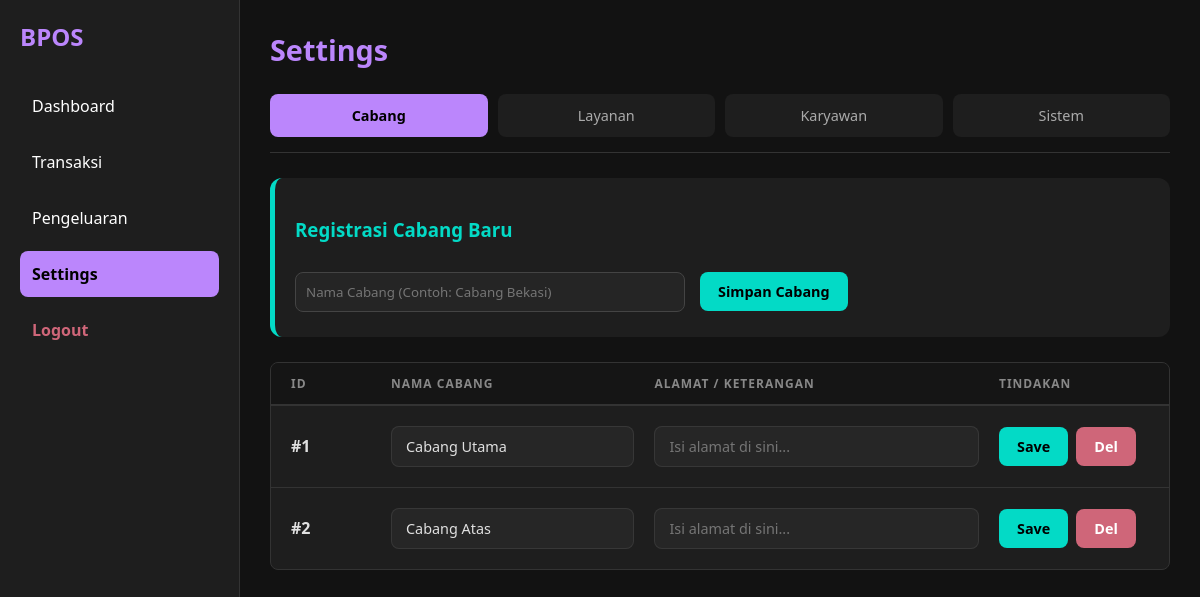
The page /settings.php (signed in) on the database its author committed.
### tables this page shows
CREATE TABLE branches (id INTEGER PRIMARY KEY AUTOINCREMENT, name TEXT, meal_allowance REAL DEFAULT 30000, address VARCHAR(255) DEFAULT '');

### settings.php (the view, shortened to what this page needs)
<?php
include "includes/header.php";
$tab = $_GET["tab"] ?? "branches";
$branches = $db->query("SELECT * FROM branches ORDER BY id ASC")->fetchAll();
?>
<div class="dash-header mb-25"><h1 class="dash-title">Settings</h1></div>
<div class="tabs mb-25">
    <a href="?tab=branches" class="<?=($tab=='branches'?'active':'')?>">Cabang</a>
    <a href="?tab=services" class="<?=($tab=='services'?'active':'')?>">Layanan</a>
    <a href="?tab=capsters" class="<?=($tab=='capsters'?'active':'')?>">Karyawan</a>
    <a href="?tab=profile" class="<?=($tab=='profile'?'active':'')?>">Sistem</a>
</div>
<?php if($tab == "branches"): ?>
    <div class="card card-accent mb-25">
        <h3 class="mt-0 text-accent mb-25">Registrasi Cabang Baru</h3>
        <form method="POST">
            <div class="compact-form">
                <div class="fg flex-2 mb-0"><input type="text" name="n" placeholder="Nama Cabang (Contoh: Cabang Bekasi)" required></div>
                <div class="action-btns flex-1 mb-0"><button name="add_b" class="btn-dash btn-accent w-100">Simpan Cabang</button></div>
            </div>
        </form>
    </div>
    <div class="grid-table">
        <div class="grid-thead gt-cabang">
            <div>ID</div>
            <div>NAMA CABANG</div>
            <div>ALAMAT / KETERANGAN</div>
            <div>TINDAKAN</div>
        </div>
        <?php foreach($branches as $b): ?>
        <form method="POST" class="grid-tr gt-cabang">
            <div class="fw-bold text-muted">#<?=$b['id']?></div>
            <div><input type="text" name="n" value="<?=e($b['name'])?>" class="ghost-input" required></div>
            <div><input type="text" name="addr" value="<?=e($b['address'] ?? '')?>" class="ghost-input" placeholder="Isi alamat di sini..."></div>
            <div class="td-action-group">
                <button type="submit" name="up_b" class="btn-dash btn-accent">Save</button>
                <button type="button" class="btn-dash btn-danger" onclick="showConfirm('Hapus Cabang', 'Yakin ingin menghapus cabang ini secara permanen?', this.closest('form'), 'del_b')">Del</button>
            </div>
        </form>
        <?php endforeach; ?>
    </div>
<?php endif; ?>
<?php include "includes/footer.php"; ?>

### assets/style.css (style rules this page uses)
* { box-sizing: border-box; -webkit-tap-highlight-color: transparent; }
input, button, select { font-family: inherit; }
:root { --bg: #121212; --card: #1e1e1e; --primary: #bb86fc; --text: #e0e0e0; --accent: #03dac6; --danger: #cf6679; }
a { text-decoration: none !important; }
body { font-family: "Segoe UI", sans-serif; background: var(--bg); color: var(--text); margin: 0; display: flex; min-height: 100vh; overflow-x: hidden; }
.card { background: var(--card); padding: 20px; border-radius: 12px; margin-bottom: 20px; border-left: 5px solid var(--primary); width: 100%; box-sizing: border-box; }
input, select, textarea { width: 100% !important; background-color: #252525 !important; color: #fff !important; border: 1px solid #444 !important; padding: 10px !important; border-radius: 8px !important; margin: 5px 0 !important; box-sizing: border-box; transition: all 0.3s ease !important; }
button { background: var(--primary) !important; color: #000 !important; font-weight: bold !important; padding: 10px 20px !important; border-radius: 8px !important; cursor: pointer; border: none !important; width: auto !important; transition: 0.2s; }
.btn-dash { display: inline-flex !important; justify-content: center; align-items: center; gap: 8px; font-size: 0.9rem; white-space: nowrap; padding: 10px 18px !important; border-radius: 8px !important; font-weight: bold; border: none; cursor: pointer; }
.action-btns { display: flex; gap: 10px; }
.tabs { display: flex !important; gap: 10px !important; margin-bottom: 20px !important; border-bottom: 1px solid #333 !important; padding-bottom: 15px !important; flex-wrap: wrap !important; }
.tabs a, .tabs button { flex: 1; min-width: 140px; text-align: center; padding: 12px 15px !important; border-radius: 8px !important; font-size: 0.9rem !important; border: none; cursor: pointer; display: block !important; background: #1e1e1e !important; color: #aaa !important; transition: all 0.2s ease; }
.tabs a.active, .tabs button.active { background: var(--primary) !important; color: #000 !important; font-weight: bold !important; }
.dash-header { display: flex; justify-content: space-between; align-items: center; flex-wrap: wrap; gap: 15px; margin-bottom: 25px; width: 100%; }
.dash-title { margin: 0; color: var(--primary); font-size: 1.8rem; }
.fg { margin-bottom: 15px; text-align: left; }
.fg select, .fg input { width: 100% !important; display: block !important; box-sizing: border-box; }
.flex-1 { flex: 1; }
.compact-form { display: flex; align-items: center; gap: 15px; max-width: 600px; }
.compact-form .flex-2 { flex: 2; }
.compact-form .flex-1 { flex: 1; }
.grid-table { width: 100%; border: 1px solid #333; border-radius: 8px; overflow: hidden; background: var(--card); }
.grid-thead { display: grid; background: #151515; padding: 12px 20px; font-size: 0.75rem; font-weight: 800; color: #888; border-bottom: 2px solid #333; letter-spacing: 1px; text-transform: uppercase; }
.grid-tr { display: grid; padding: 15px 20px; border-bottom: 1px solid #333; align-items: center; transition: background 0.2s; }
.grid-tr:last-child { border-bottom: none; }
.gt-cabang { grid-template-columns: 80px 1.5fr 2fr 150px; gap: 20px; }
.ghost-input { background: rgba(255, 255, 255, 0.04) !important; border: 1px solid rgba(255, 255, 255, 0.08) !important; color: var(--text) !important; padding: 10px 14px !important; border-radius: 8px !important; width: 100% !important; font-size: 0.9rem; transition: all 0.3s ease !important; }
.td-action-group { display: flex; gap: 8px; align-items: center; }
.text-accent { color: var(--accent) !important; }
.fw-bold { font-weight: bold !important; }
.mb-0 { margin-bottom: 0 !important; }
.mb-25 { margin-bottom: 25px !important; }
.card-accent { border-left-color: var(--accent) !important; }
.btn-danger { background: var(--danger) !important; color: #fff !important; }
.btn-accent { background: var(--accent) !important; color: #000 !important; }
.td-action-group { flex-wrap: wrap; }

### rows shown on the page
branches: id "1", n "Cabang Utama"
branches: id "2", n "Cabang Atas"
